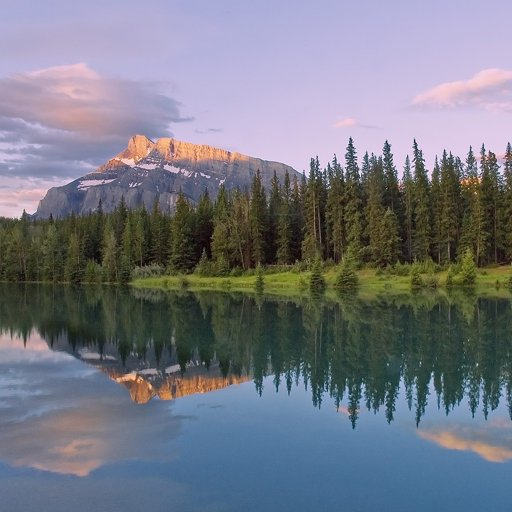
//> input picture OpenCV/lake.png, 512 x 512 px
$ ./edge_prewitt   (built with g++ and OpenCV 4)
//> lines starting //> are read from the running program, lines starting //| are printed output that depends on the picture; after the words box and inside, x2 and y2 are one past the last pixel; in counts of white or black regions, pixels touching at a corner belong together
#include <opencv2/opencv.hpp>
using namespace cv;
using namespace std;

void filter(Mat img, Mat& dst, Mat mask)
{
	dst = Mat(img.size(), CV_32F, Scalar(0));
	Point h_m = mask.size() /2;

	for (int i = h_m.y; i < img.rows - h_m.y; i++) {
		for (int j = h_m.x; j < img.cols - h_m.x; j++) {
			float sum = 0;
			for ( int u = 0 ; u < mask.rows; u++) {
				for (int v = 0; v < mask.cols; v++) {
					int y = i + u - h_m.y;
					int x = j + v - h_m.x;
					sum += mask.at<float>(u, v) * img.at<uchar>(y, x);
				}
			}
			dst.at<float>(i, j) = sum;
		}
	}
}

void differential(Mat image, Mat& dst, float data1[], float data2[])
{
	Mat dst1, dst2;
	Mat mask1(3, 3, CV_32F, data1);
	Mat mask2(3, 3, CV_32F, data2);

	filter(image, dst1, mask1);
	filter(image, dst2, mask2);
	magnitude(dst1, dst2, dst);

	dst1 = abs(dst1);
	dst2 = abs(dst2);
	dst.convertTo(dst, CV_8U);
	dst1.convertTo(dst1, CV_8U);
	dst2.convertTo(dst2, CV_8U);
	imshow("dst1", dst1);
	imshow("dst2", dst2);
}

int main()
{
	Mat image = imread("./lake.png", 0);
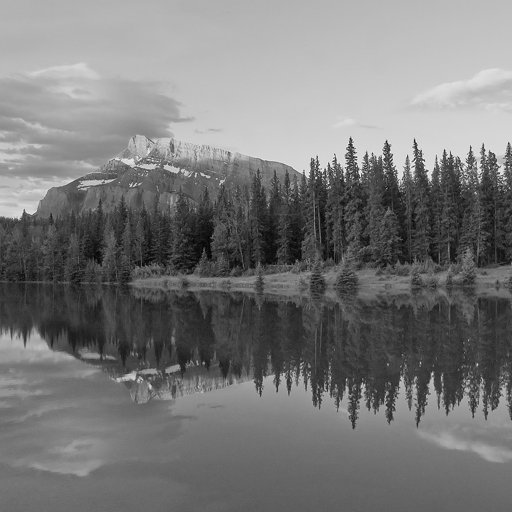
//> image: 512 rows x 512 cols, CV_8UC1; min 0, max 252, mean 120.8
	CV_Assert(image.data);

	float data1[] = {
		-1, 0, 1,
		-1, 0, 1,
		-1, 0, 1
	};

	float data2[] = {
		-1, 0, -1,
		0, 0, 0,
		1, 1, 1
	};

	Mat dst;

	differential(image, dst, data1, data2);
//> in differential, `Mat mask1(3, 3, CV_32F, data1);`: mask1 = [[-1, 0, 1], [-1, 0, 1], [-1, 0, 1]]
//> in differential, `Mat mask2(3, 3, CV_32F, data2);`: mask2 = [[-1, 0, -1], [0, 0, 0], [1, 1, 1]]
//> after the loop in filter, `for (int i = h_m.y; i < img.rows - h_m.y; i++)`:
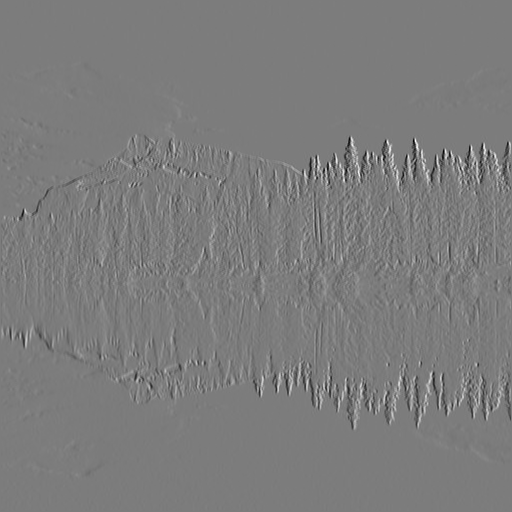
//> dst: 512 rows x 512 cols, CV_32FC1; min -522, max 547, mean -0.2; drawn with min black and max white
//> after the loop in filter (call 2), `for (int i = h_m.y; i < img.rows - h_m.y; i++)`:
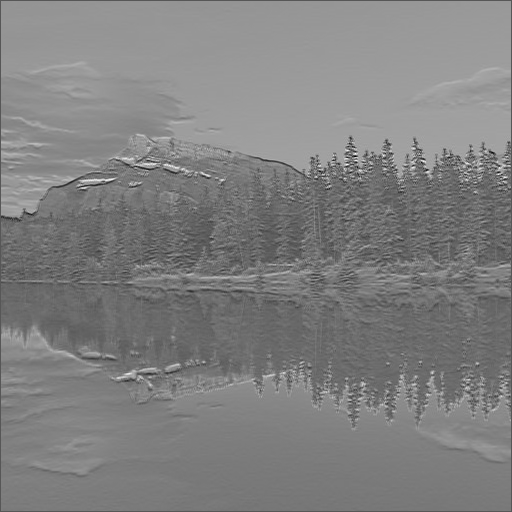
//> dst: 512 rows x 512 cols, CV_32FC1; min -251, max 484, mean 119; drawn with min black and max white
//> in differential, `dst2 = abs(dst2);`:
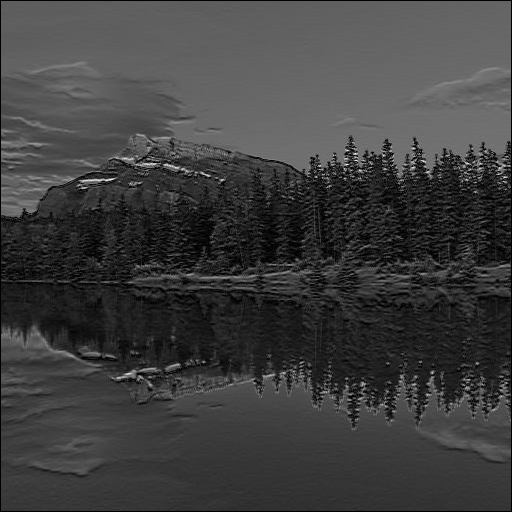
//> dst2: 512 rows x 512 cols, CV_32FC1; 1.59% of pixels changed, all inside (x1, y1, x2, y2) = (1, 137, 511, 421); drawn with min black and max white
//> in differential, `dst.convertTo(dst, CV_8U);`:
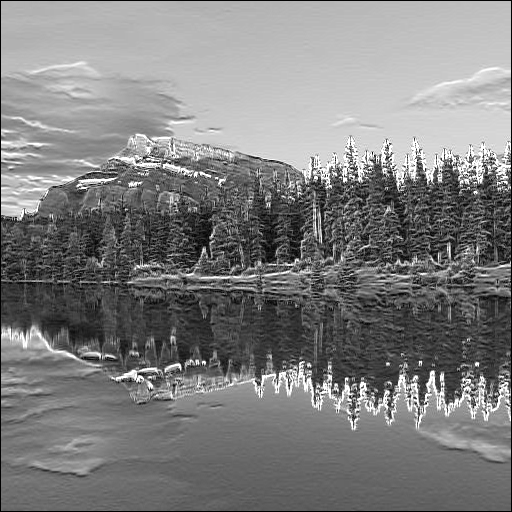
//> dst: 512 rows x 512 cols, CV_8UC1; min 0, max 255, mean 126.9
//> in differential, `dst1.convertTo(dst1, CV_8U);`:
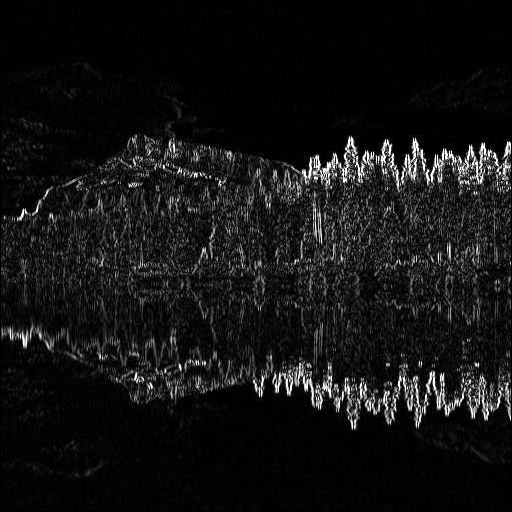
//> dst1: 512 rows x 512 cols, CV_8UC1; min 0, max 255, mean 19.3
//> in differential, `dst2.convertTo(dst2, CV_8U);`:
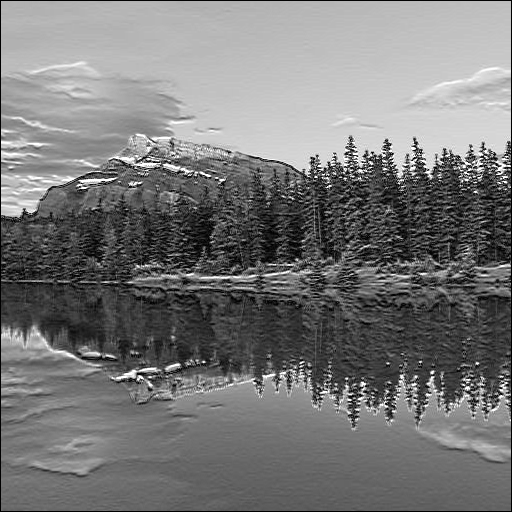
//> dst2: 512 rows x 512 cols, CV_8UC1; min 0, max 255, mean 119.7

	imshow("image", image);
	imshow("roberts edge", dst);
	waitKey();

	return 0;
}

$ run again, with OpenCV/box.jpg saved as OpenCV/lake.png
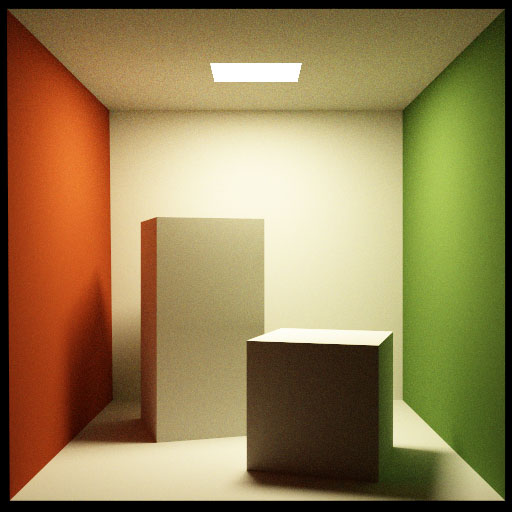
//> input picture OpenCV/box.jpg, 512 x 512 px
//> mask1 = [[-1, 0, 1], [-1, 0, 1], [-1, 0, 1]]
//> mask2 = [[-1, 0, -1], [0, 0, 0], [1, 1, 1]]
//> after the loop in filter (call 2), `for (int i = h_m.y; i < img.rows - h_m.y; i++)`:
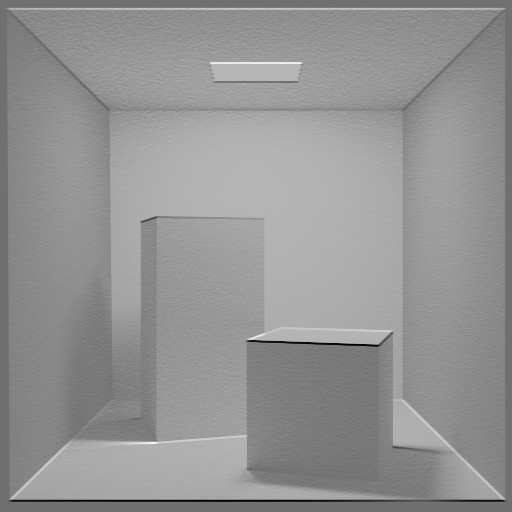
//> dst: 512 rows x 512 cols, CV_32FC1; min -411, max 519, mean 128; drawn with min black and max white
//> in differential, `dst2.convertTo(dst2, CV_8U);`:
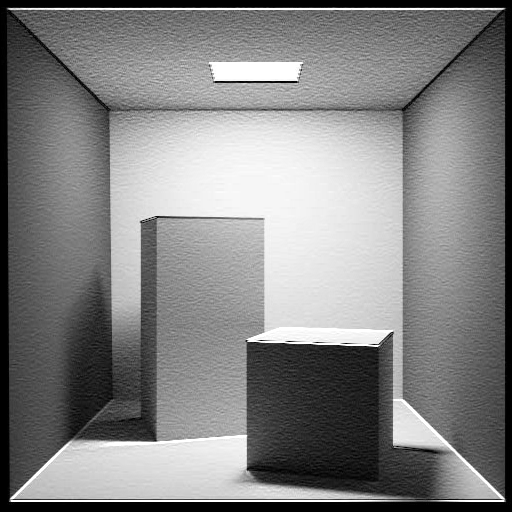
//> dst2: 512 rows x 512 cols, CV_8UC1; min 0, max 255, mean 130.4
